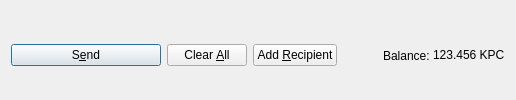
         <widget class="QFrame" name="frame_Send">
          <layout class="QHBoxLayout" name="horizontalLayout">
           <property name="bottomMargin">
            <number>0</number>
           </property>
           <item>
            <widget class="QPushButton" name="sendButton">
             <property name="minimumSize">
              <size>
               <width>150</width>
               <height>0</height>
              </size>
             </property>
             <property name="toolTip">
              <string>Confirm the send action</string>
             </property>
             <property name="text">
              <string>S&amp;end</string>
             </property>
             <property name="icon">
              <iconset resource="../keepscoin.qrc">
               <normaloff>:/icons/send</normaloff>:/icons/send</iconset>
             </property>
             <property name="autoDefault">
              <bool>false</bool>
             </property>
             <property name="default">
              <bool>true</bool>
             </property>
            </widget>
           </item>
           <item>
            <widget class="QPushButton" name="clearButton">
             <property name="sizePolicy">
              <sizepolicy hsizetype="Minimum" vsizetype="Fixed">
               <horstretch>0</horstretch>
               <verstretch>0</verstretch>
              </sizepolicy>
             </property>
             <property name="toolTip">
              <string>Clear all fields of the form.</string>
             </property>
             <property name="text">
              <string>Clear &amp;All</string>
             </property>
             <property name="icon">
              <iconset resource="../keepscoin.qrc">
               <normaloff>:/icons/remove</normaloff>:/icons/remove</iconset>
             </property>
             <property name="autoDefault">
              <bool>false</bool>
             </property>
            </widget>
           </item>
           <item>
            <widget class="QPushButton" name="addButton">
             <property name="toolTip">
              <string>Send to multiple recipients at once</string>
             </property>
             <property name="text">
              <string>Add &amp;Recipient</string>
             </property>
             <property name="icon">
              <iconset resource="../keepscoin.qrc">
               <normaloff>:/icons/add</normaloff>:/icons/add</iconset>
             </property>
             <property name="autoDefault">
              <bool>false</bool>
             </property>
            </widget>
           </item>
           <item>
            <spacer name="horizontalSpacer">
             <property name="orientation">
              <enum>Qt::Horizontal</enum>
             </property>
             <property name="sizeHint" stdset="0">
              <size>
               <width>40</width>
               <height>20</height>
              </size>
             </property>
            </spacer>
           </item>
           <item>
            <layout class="QHBoxLayout" name="horizontalLayout_2">
             <property name="spacing">
              <number>3</number>
             </property>
             <item>
              <widget class="QLabel" name="label">
               <property name="text">
                <string>Balance:</string>
               </property>
              </widget>
             </item>
             <item>
              <widget class="QLabel" name="labelBalance">
               <property name="sizePolicy">
                <sizepolicy hsizetype="Preferred" vsizetype="Fixed">
                 <horstretch>0</horstretch>
                 <verstretch>0</verstretch>
                </sizepolicy>
               </property>
               <property name="cursor">
                <cursorShape>IBeamCursor</cursorShape>
               </property>
               <property name="text">
                <string notr="true">123.456 KPC</string>
               </property>
               <property name="textInteractionFlags">
                <set>Qt::LinksAccessibleByMouse|Qt::TextSelectableByKeyboard|Qt::TextSelectableByMouse</set>
               </property>
              </widget>
             </item>
            </layout>
           </item>
          </layout>
         </widget>
